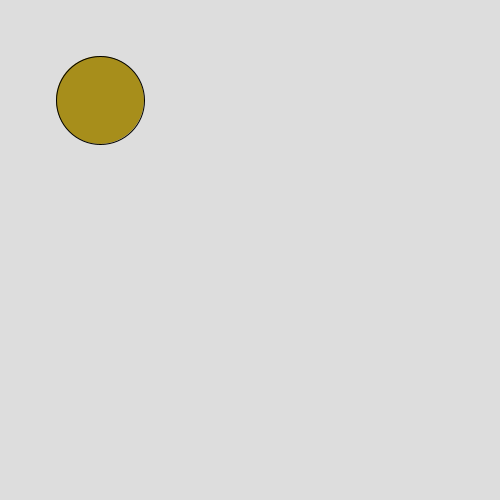
Frame 1 (no input)
Frame 60 (the mouse pressed at the canvas centre just before this capture): identical to frame 1, image omitted
Frame 120 (the mouse held since frame 60 and released just before this capture): identical to frame 1, image omitted

The Processing sketch that drew this single still picture (run headless with seeded random() and noise(); from frame 60 on, the mouse is pressed at the canvas centre):

// Processing sketch: circle
// ── circle.pde
color color1, color2, color3;
int circleX=100, circleY=100;
int circleSize = 88;


void setup() {
  size(500, 500);
  color1 = color(167, 142, 27);
  color2 = color(51, 76, 125);
  color3 = color(144, 62, 62);
}

void draw() {
  background(221);
  /*Make a circle detects when you move 
   your mouse over it by changing 
   to a "highlight" color.*/
  //fill(171, 91, 100);
  //changeColorOnHover();
  //circle(circleX, circleY, circleSize);
  circleCircumference(100, 100, 88);
  
  println(mouseX, mouseY);
}

void changeColorOnHover() {

  if (mouseX<55 || mouseX>143) {
    if (mouseY<95 ||mouseY>148) {
      fill(color2);
      println("color2");
    }
  } else {
    println("color1");
    fill(color1);
  }
}

void circleCircumference(int x, int y, int diameter){
  float disX = x - mouseX;
  float disY = y - mouseY;
  if (sqrt(sq(disX) + sq(disY)) < diameter/2 ) {
    fill(color2);
  } else{
    fill(color1);
  }
  circle(x, y, diameter);
}
